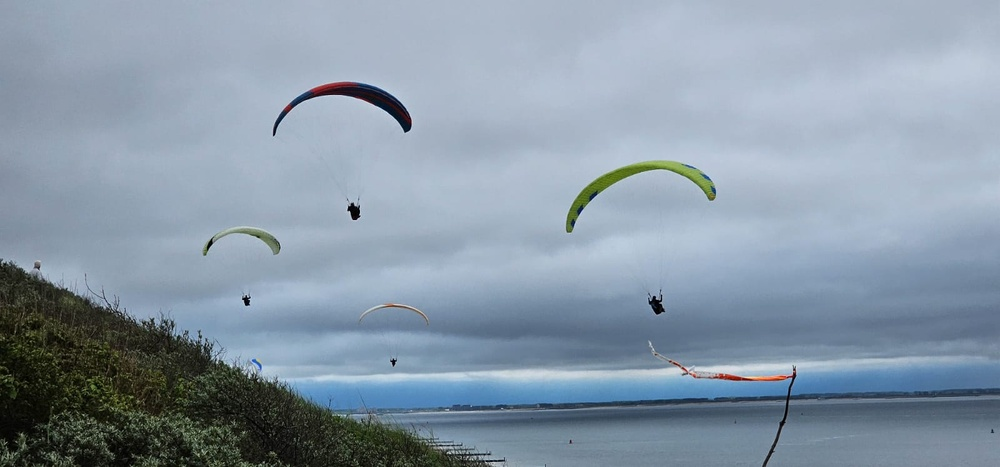
#> input picture Pillow/images/b1.jpeg, 1000 x 467 px, shrunk from 1600 x 747 before the run
$ python pil4.py
#> lines starting #> are read from the running program, lines starting #| are printed output that depends on the picture
from PIL import Image
import os
basisverzeichnis = os.path.dirname(os.path.abspath(__file__))

# Beispiel: Öffne eine Datei im Unterordner 'images' neben dem aktuellen Skript
dateipfad = os.path.join(basisverzeichnis, 'images', 'b1.jpeg')
bild = Image.open(dateipfad)
#> bild is the input picture: PIL image 1000x467 RGB; mean R, G, B 136.4, 152, 166.9
gedreht = bild.rotate(90)  # im Uhrzeigersinn
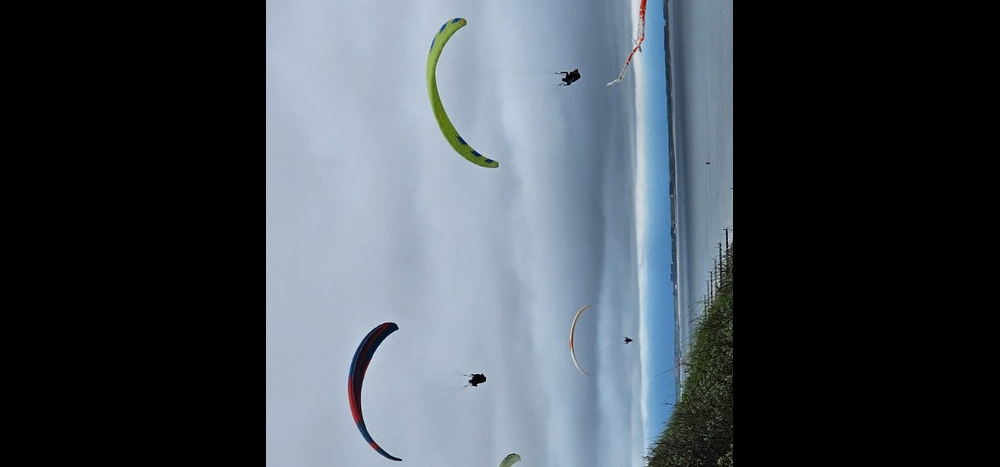
#> gedreht: PIL image 1000x467 RGB; mean R, G, B 67.1, 75.1, 82.9
horizontal = bild.transpose(Image.FLIP_LEFT_RIGHT)
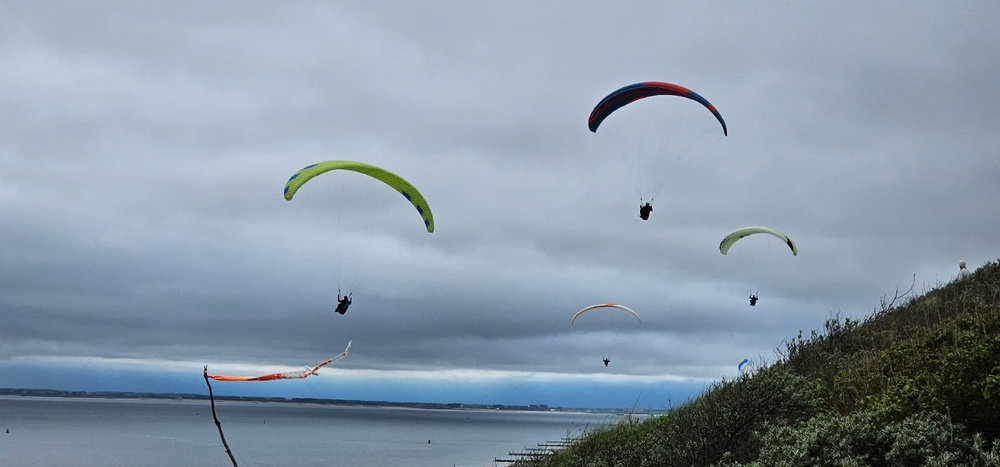
#> horizontal: PIL image 1000x467 RGB; mean R, G, B 136.4, 152, 166.9
vertikal = bild.transpose(Image.FLIP_TOP_BOTTOM)
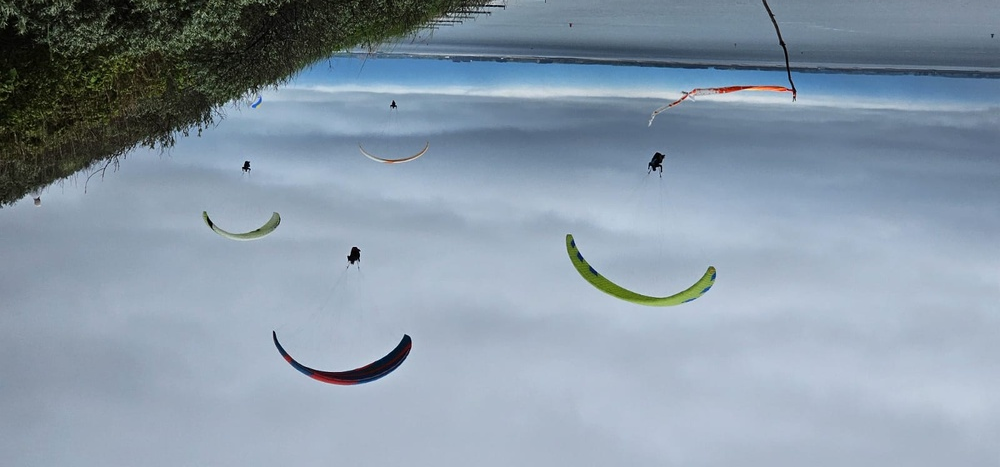
#> vertikal: PIL image 1000x467 RGB; mean R, G, B 136.4, 152, 166.9

gedreht.show()
horizontal.show()
vertikal.show()

$ run again, with Pillow/images/b3.jpg copied over Pillow/images/b1.jpeg
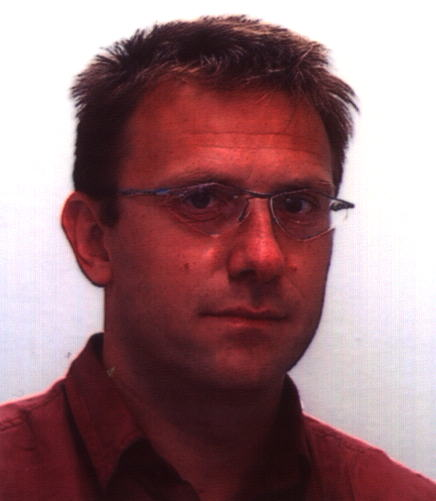
#> input picture Pillow/images/b3.jpg, 436 x 501 px
#> bild is the input picture: PIL image 436x501 RGB; mean R, G, B 151.9, 115.5, 119.8
#> `gedreht = bild.rotate(90)`:
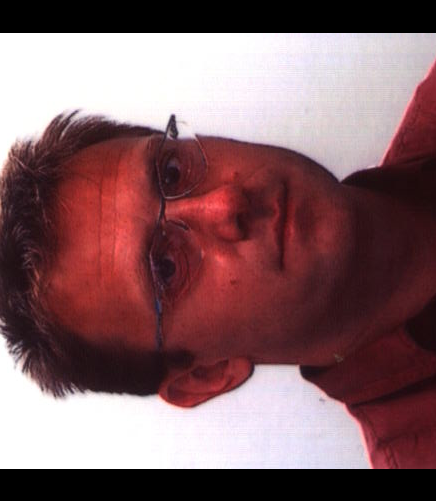
#> gedreht: PIL image 436x501 RGB; mean R, G, B 131.6, 98.6, 102.6
#> `vertikal = bild.transpose(Image.FLIP_TOP_BOTTOM)`:
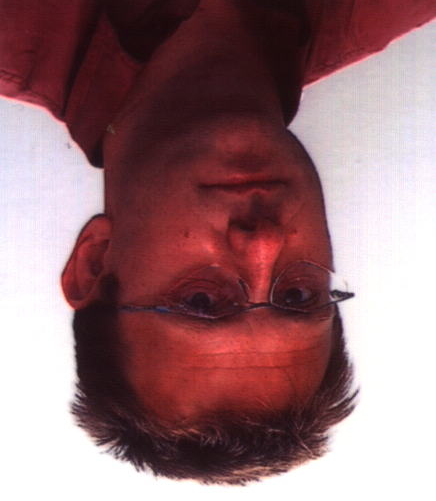
#> vertikal: PIL image 436x501 RGB; mean R, G, B 151.9, 115.5, 119.8
